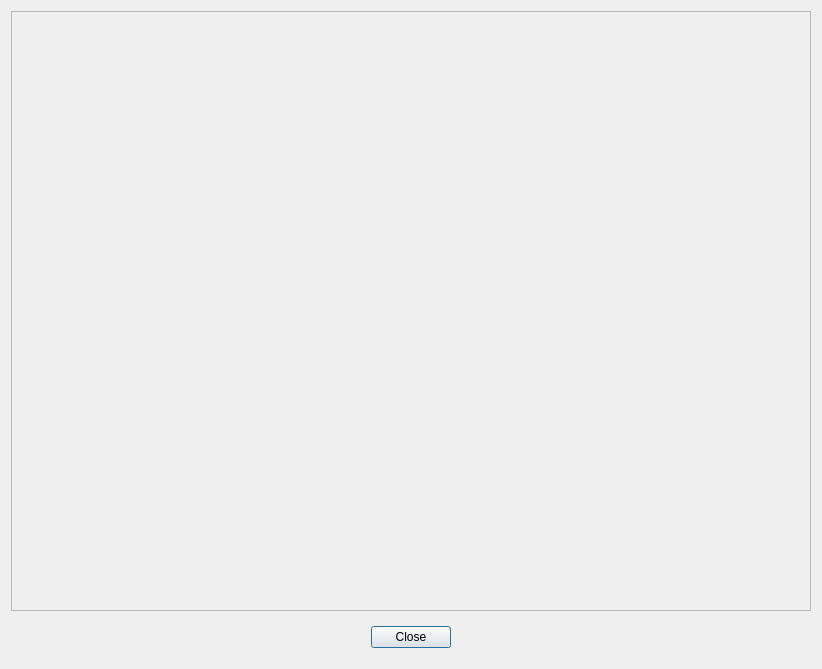
<?xml version="1.0" encoding="UTF-8"?>
<ui version="4.0">
 <class>Dialog</class>
 <widget class="QDialog" name="Dialog">
  <property name="geometry">
   <rect>
    <x>0</x>
    <y>0</y>
    <width>820</width>
    <height>669</height>
   </rect>
  </property>
  <property name="maximumSize">
   <size>
    <width>830</width>
    <height>670</height>
   </size>
  </property>
  <property name="windowTitle">
   <string>Dialog</string>
  </property>
  <layout class="QGridLayout" name="gridLayout">
   <item row="1" column="0">
    <widget class="QWidget" name="widget" native="true">
     <layout class="QHBoxLayout" name="horizontalLayout">
      <item>
       <spacer name="horizontalSpacer">
        <property name="orientation">
         <enum>Qt::Horizontal</enum>
        </property>
        <property name="sizeHint" stdset="0">
         <size>
          <width>341</width>
          <height>20</height>
         </size>
        </property>
       </spacer>
      </item>
      <item>
       <widget class="QPushButton" name="pushButton">
        <property name="text">
         <string>Close</string>
        </property>
       </widget>
      </item>
      <item>
       <spacer name="horizontalSpacer_2">
        <property name="orientation">
         <enum>Qt::Horizontal</enum>
        </property>
        <property name="sizeHint" stdset="0">
         <size>
          <width>40</width>
          <height>20</height>
         </size>
        </property>
       </spacer>
      </item>
     </layout>
    </widget>
   </item>
   <item row="0" column="0">
    <widget class="QLabel" name="label">
     <property name="minimumSize">
      <size>
       <width>800</width>
       <height>600</height>
      </size>
     </property>
     <property name="maximumSize">
      <size>
       <width>800</width>
       <height>600</height>
      </size>
     </property>
     <property name="frameShape">
      <enum>QFrame::StyledPanel</enum>
     </property>
     <property name="text">
      <string/>
     </property>
     <property name="pixmap">
      <pixmap>graph1.png</pixmap>
     </property>
     <property name="scaledContents">
      <bool>true</bool>
     </property>
    </widget>
   </item>
  </layout>
 </widget>
 <resources/>
 <connections>
  <connection>
   <sender>pushButton</sender>
   <signal>clicked()</signal>
   <receiver>Dialog</receiver>
   <slot>close()</slot>
   <hints>
    <hint type="sourcelabel">
     <x>390</x>
     <y>640</y>
    </hint>
    <hint type="destinationlabel">
     <x>208</x>
     <y>-45</y>
    </hint>
   </hints>
  </connection>
 </connections>
</ui>
